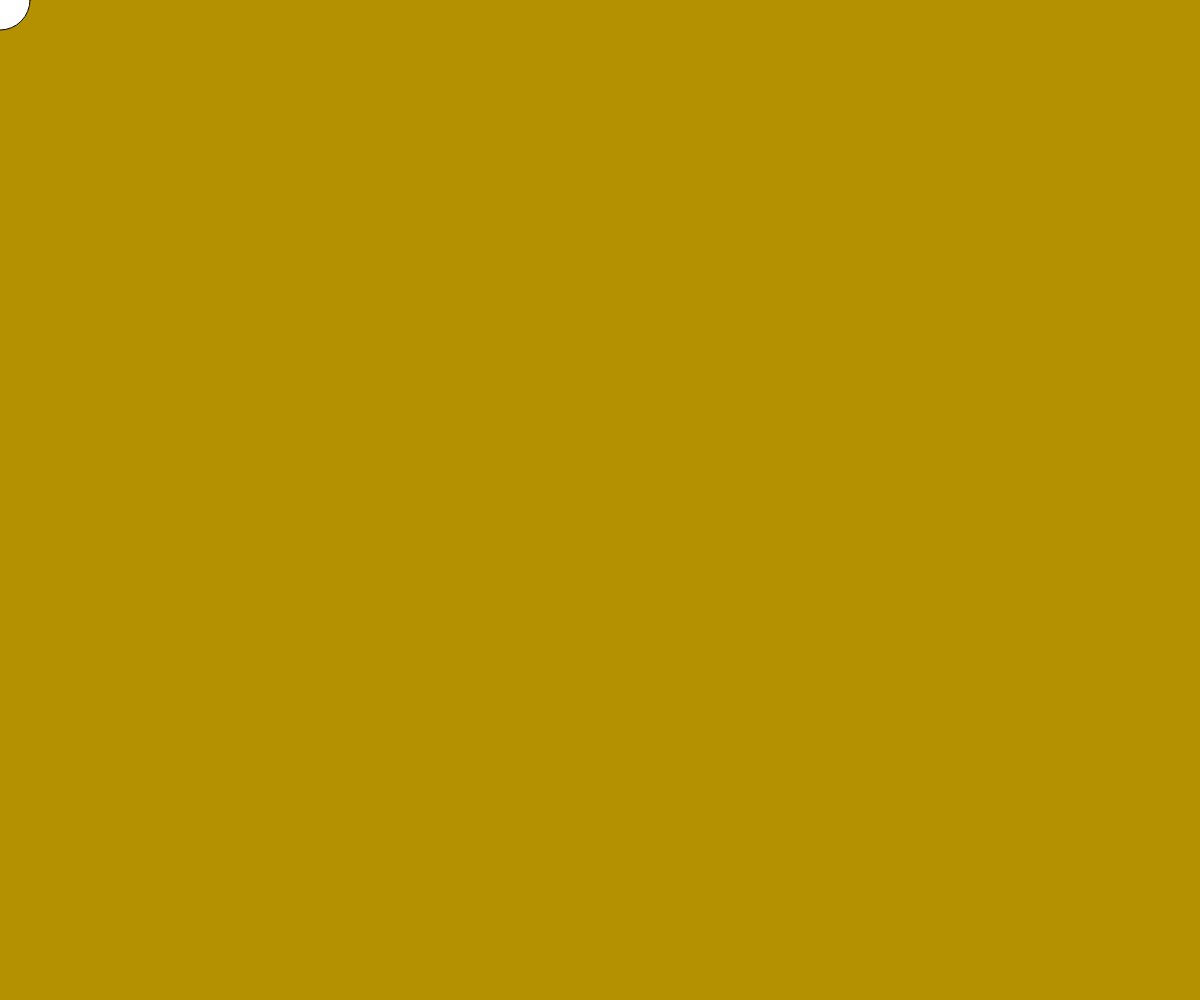
Frame 1 (no input)
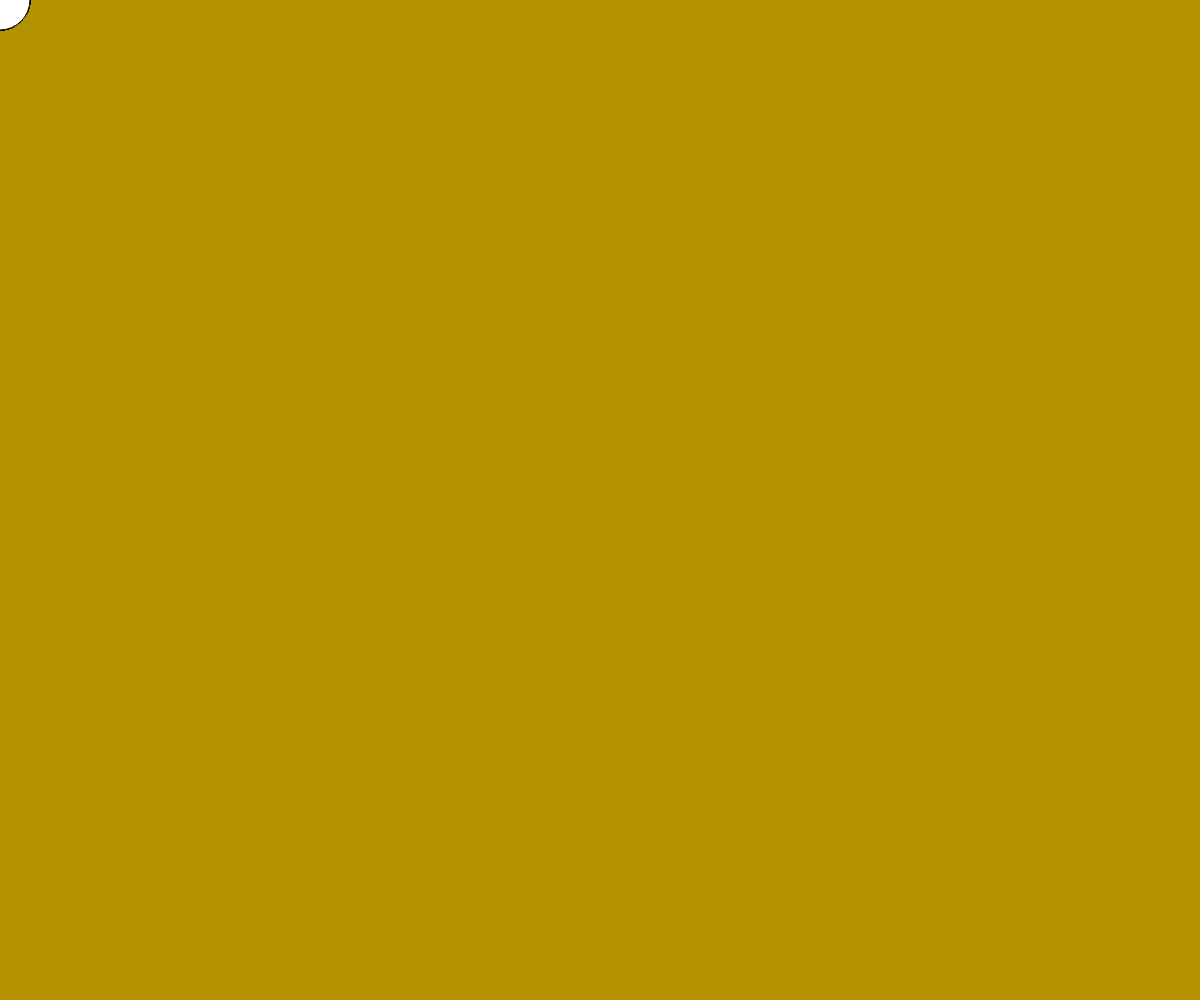
Frame 60 (no input)
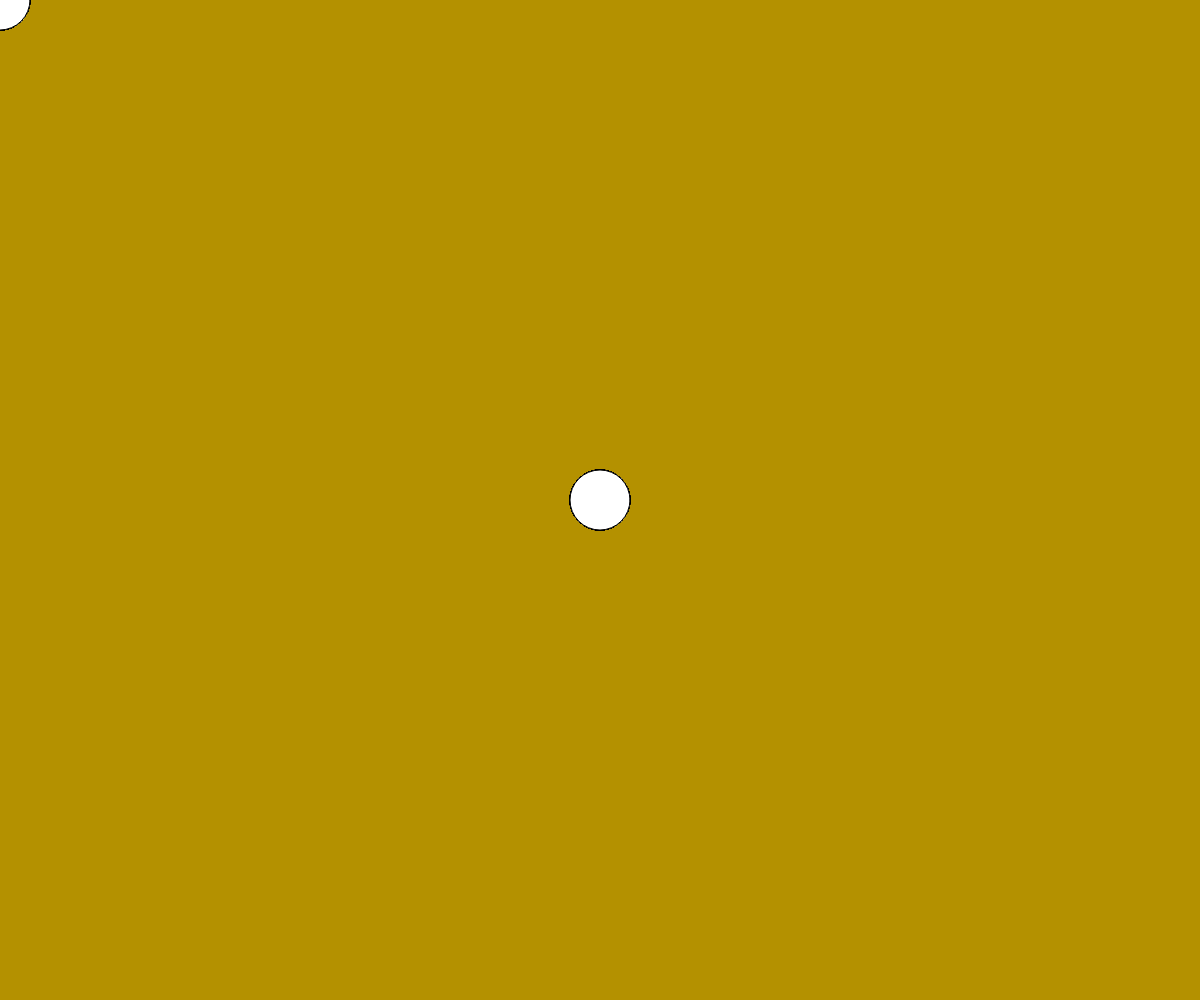
Frame 120 (the mouse pressed at the canvas centre since frame 60)

The p5.js sketch that drew these frames (run headless with seeded random() and noise() and a simulated clock; from frame 60 on, the mouse is pressed at the canvas centre):

// p5.js sketch
// ── sketch.js
function setup() {
  createCanvas(windowWidth, windowHeight);
  background(180, 145, 0);
}

function draw() {
  circle(mouseX, mouseY, 60);
}

function windowResized() {
  resizeCanvas(windowWidth, windowHeight);
}
